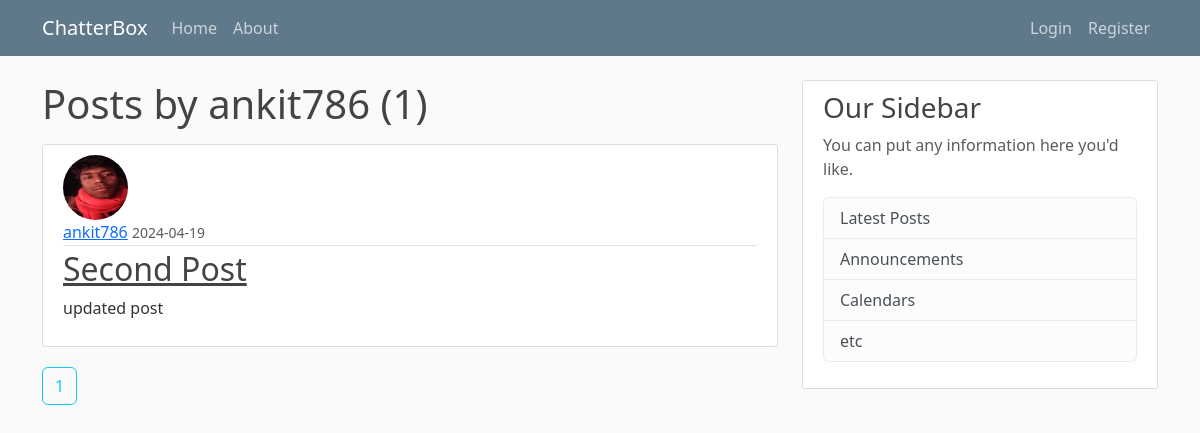
Page /user/ankit786 on the earlier database version.
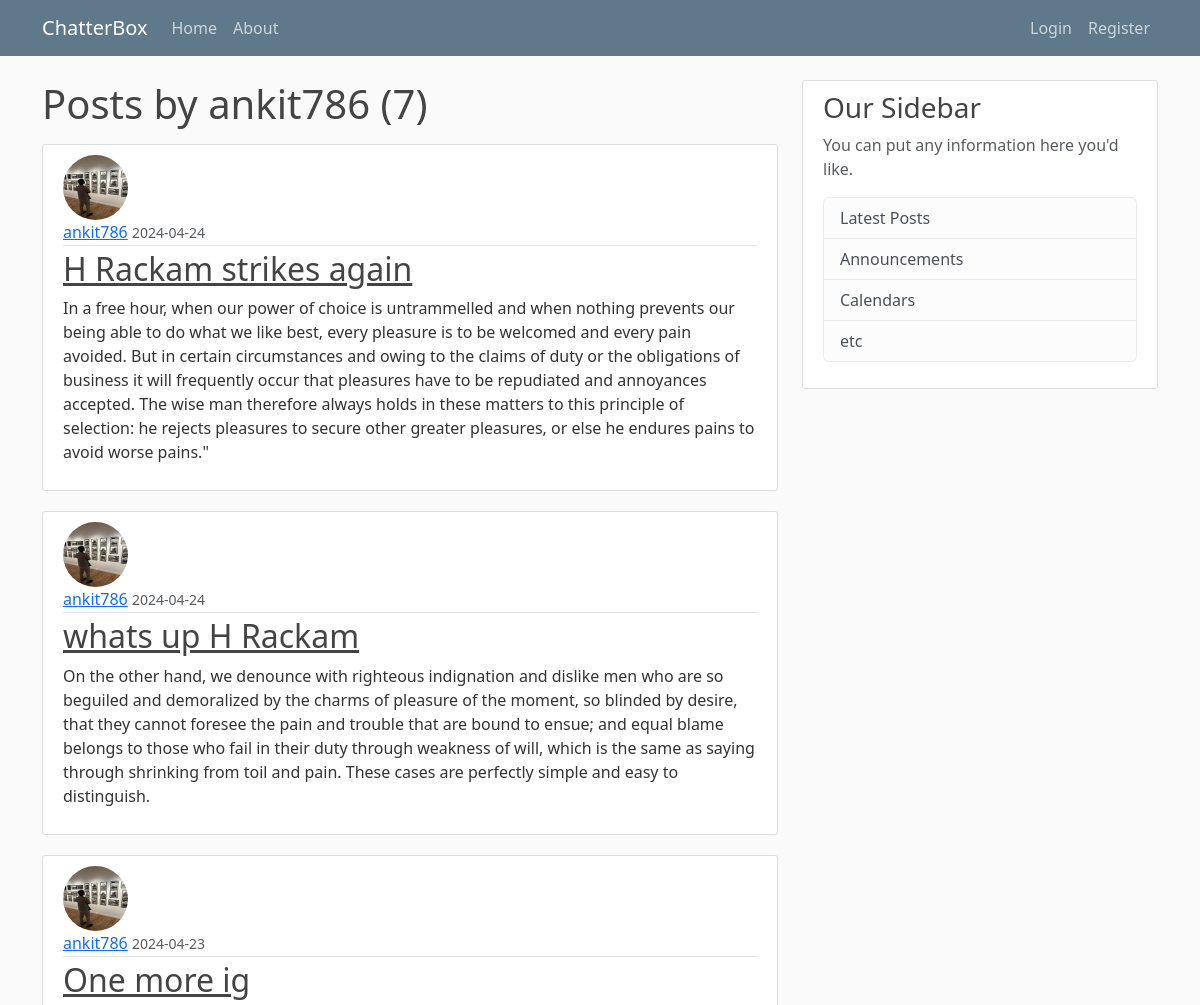
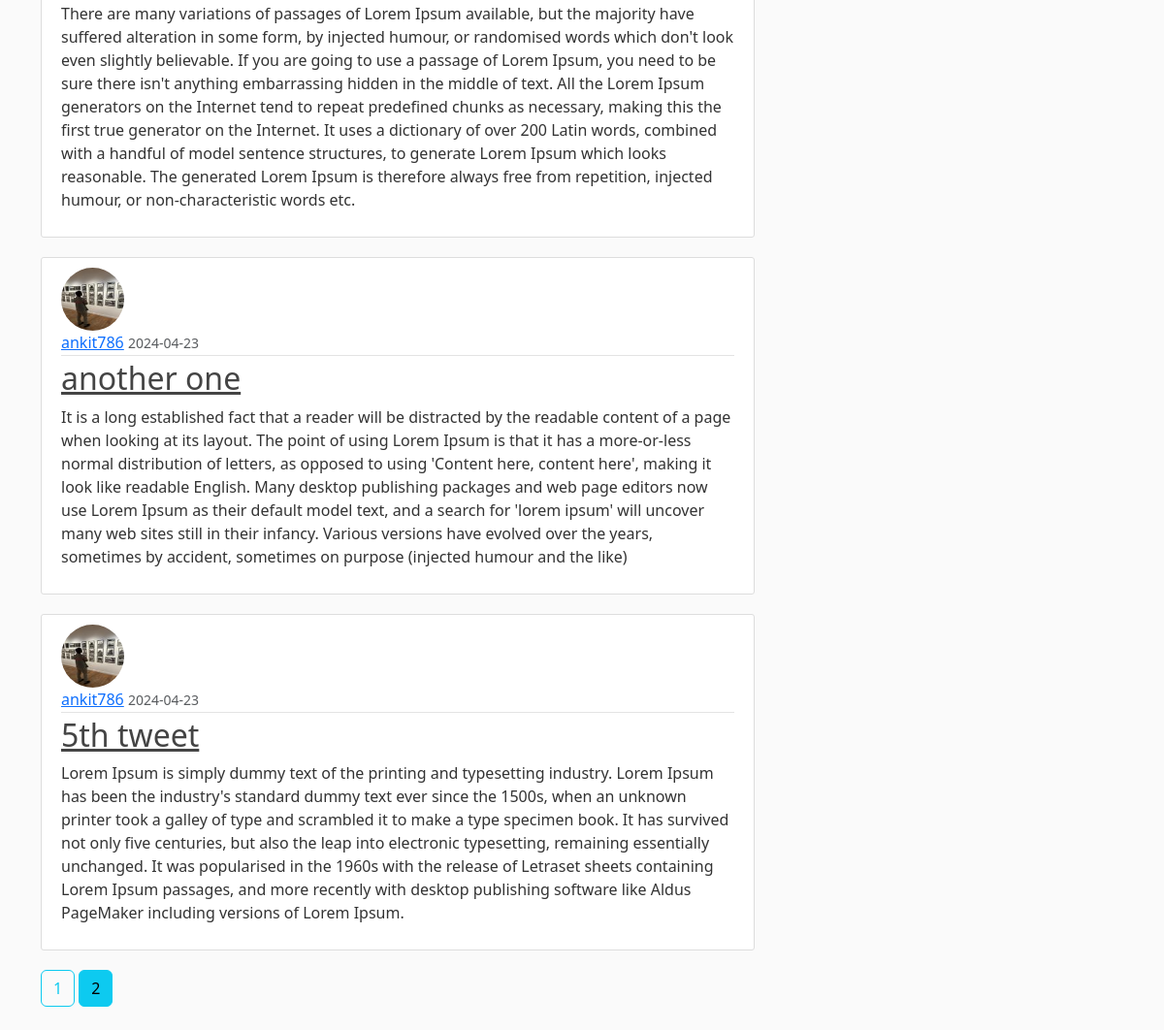
Same page on the later database version (2 pictures, top to bottom).
### blogapp/models.py (models this page shows, shortened)
class User(db.Model, UserMixin):
    id = db.Column(db.Integer, primary_key=True)
    username = db.Column(db.String(20), unique=True, nullable=False)
    email = db.Column(db.String(120), unique=True, nullable=False)
    image_file = db.Column(db.String(20), nullable=False, default='default.jpg')
    password = db.Column(db.String(60), nullable=False)
    posts = db.relationship('Post', backref='author', lazy=True)

class Post(db.Model):
    id = db.Column(db.Integer, primary_key=True)
    title = db.Column(db.String(100), nullable=False)
    date_posted = db.Column(db.DateTime, nullable=False, default=datetime.now)
    content = db.Column(db.Text, nullable=False)
    user_id = db.Column(db.Integer, db.ForeignKey('user.id'), nullable=False)

### blogapp/routes.py (the view)
@app.route("/user/<string:username>")
def user_posts(username):
    page = request.args.get('page', 1, type=int)
    user = User.query.filter_by(username=username).first_or_404()
    posts = Post.query.filter_by(author=user)\
            .order_by(Post.date_posted.desc())\
            .paginate(page=page, per_page=5)
    return render_template('user_posts.html', posts=posts, user=user)

### blogapp/templates/user_posts.html
{% extends "base.html" %}
{% block content %}
    <h1 class="mb-3"> Posts by {{ user.username }} ({{ posts.total }}) </h1>
    {% for post in posts.items %}
    <article class="media content-section">
      <img class="rounded-circle article-img" src="{{ url_for('static', filename='profile_pics/' + post.author.image_file)}}">
      <div class="media-body">
        <div class="article-metadata">
            <a class="mr-2" href="{{ url_for('user_posts', username=post.author.username) }}">{{ post.author.username }}</a>
          <small class="text-muted">{{ post.date_posted.strftime('%Y-%m-%d') }}</small>
        </div>
        <h2><a class="article-title" href="{{ url_for('post', post_id=post.id) }}">{{ post.title }}</a></h2>
        <p class="article-content">{{ post.content }}</p>
      </div>
    </article>
    {% endfor %}
    {% for page_num in posts.iter_pages(left_edge=1, right_edge=1, left_current=1, right_current=2) %}
        {% if page_num %}
            {% if posts.page == page_num %}
                <a class="btn btn-outline-info mb-4" href="{{ url_for('user_posts', username=user.username, page=page_num) }}"> {{ page_num }} </a>
            {% else %}
                <a class="btn btn-info mb-4" href="{{ url_for('user_posts', username=user.username, page=page_num) }}"> {{ page_num }} </a>
            {% endif %}
        {% else %}
            ...
        {% endif %}
    {% endfor %}
{% endblock content%}

### blogapp/templates/base.html (shortened to what this page needs)
<!DOCTYPE html>
<html>
<head>
  <link href="https://cdn.jsdelivr.net/npm/bootstrap@5.3.2/dist/css/bootstrap.min.css" rel="stylesheet"
>
  <link rel="stylesheet" type="text/css" href="{{ url_for('static', filename='main.css')}}">
</head>
<body>
  <header class="site-header">
    <nav class="navbar navbar-expand-md navbar-dark bg-steel fixed-top">
      <div class="container">
        <a class="navbar-brand mr-4" href="/">ChatterBox</a>
        <div class="collapse navbar-collapse" id="navbarToggle">
          <div class="navbar-nav">
            <a class="nav-item nav-link" href="{{ url_for('hello_world') }}">Home</a>
            <a class="nav-item nav-link" href="{{ url_for('about') }}">About</a>
          </div>
          <div class="navbar-nav ms-auto">
            {% if current_user.is_authenticated %}
                <a class="nav-item nav-link" href="{{ url_for('new_post') }}">New Post</a>
                <a class="nav-item nav-link" href="{{ url_for('account') }}">Account</a>
                <a class="nav-item nav-link" href="{{ url_for('logout') }}">Logout</a>
            {% else %}
                <a class="nav-item nav-link" href="{{ url_for('login') }}">Login</a>
                <a class="nav-item nav-link" href="{{ url_for('register') }}">Register</a>
            {% endif %}
          </div>
        </div>
      </div>
    </nav>
  </header>
  <main role="main" class="container">
    <div class="row">
      <div class="col-md-8">
        {% block content %}{% endblock %}
      </div>
      <div class="col-md-4">
        <div class="content-section">
          <h3>Our Sidebar</h3>
          <p class='text-muted'>You can put any information here you'd like.
          <ul class="list-group">
            <li class="list-group-item list-group-item-light">Latest Posts</li>
            <li class="list-group-item list-group-item-light">Announcements</li>
            <li class="list-group-item list-group-item-light">Calendars</li>
            <li class="list-group-item list-group-item-light">etc</li>
          </ul>
          </p>
        </div>
      </div>
    </div>
  </main>
</body>
</html>

### blogapp/static/main.css (style rules this page uses)
body { background: #fafafa; color: #333333; margin-top: 5rem; }
h1, h2, h3, h4, h5, h6 { color: #444444; }
.bg-steel { background-color: #5f788a; }
.site-header .navbar-nav .nav-link { color: #cbd5db; }
.content-section { background: #ffffff; padding: 10px 20px; border: 1px solid #dddddd; border-radius: 3px; margin-bottom: 20px; }
.article-title { color: #444444; }
.article-content { white-space: pre-line; }
.article-img { height: 65px; width: 65px; margin-right: 14px; }
.article-metadata { padding-bottom: 1px; margin-bottom: 4px; border-bottom: 1px solid #e3e3e3 }

Differences in the rows shown:
no longer on this page (row unchanged): Post: image_file (picture), author.username "ankit786", date_posted "2024-04-19", title "Second Post", content "updated post"
added Post: image_file (picture), author.username "ankit786", date_posted "2024-04-24", title "H Rackam strikes again", content "In a free hour, when our power of choice is untrammelled and when nothing prevents our being able to do what we like best, every pleasure is to be welcomed and every pain avoided. But in certain circumstances and owing to the claims of duty or the obligations of business it will frequently occur that pleasures have to be repudiated and annoyances accepted. The wise man therefore always holds in these matters to this principle of selection: he rejects pleasures to secure other greater pleasures, or else he endures pains to avoid worse pains.\""
added Post: image_file (picture), author.username "ankit786", date_posted "2024-04-24", title "whats up H Rackam", content "On the other hand, we denounce with righteous indignation and dislike men who are so beguiled and demoralized by the charms of pleasure of the moment, so blinded by desire, that they cannot foresee the pain and trouble that are bound to ensue; and equal blame belongs to those who fail in their duty through weakness of will, which is the same as saying through shrinking from toil and pain. These cases are perfectly simple and easy to distinguish."
added Post: image_file (picture), author.username "ankit786", date_posted "2024-04-23", title "One more ig", content "There are many variations of passages of Lorem Ipsum available, but the majority have suffered alteration in some form, by injected humour, or randomised words which don't look even slightly believable. If you are going to use a passage of Lorem Ipsum, you need to be sure there isn't anything embarrassing hidden in the middle of text. All the Lorem Ipsum generators on the Internet tend to repeat predefined chunks as necessary, making this the first true generator on the Internet. It uses a dictionary of over 200 Latin words, combined with a handful of model sentence structures, to generate Lorem Ipsum which looks reasonable. The generated Lorem Ipsum is therefore always free from…"
added Post: image_file (picture), author.username "ankit786", date_posted "2024-04-23", title "another one", content "It is a long established fact that a reader will be distracted by the readable content of a page when looking at its layout. The point of using Lorem Ipsum is that it has a more-or-less normal distribution of letters, as opposed to using 'Content here, content here', making it look like readable English. Many desktop publishing packages and web page editors now use Lorem Ipsum as their default model text, and a search for 'lorem ipsum' will uncover many web sites still in their infancy. Various versions have evolved over the years, sometimes by accident, sometimes on purpose (injected humour and the like)"
added Post: image_file (picture), author.username "ankit786", date_posted "2024-04-23", title "5th tweet", content "Lorem Ipsum is simply dummy text of the printing and typesetting industry. Lorem Ipsum has been the industry's standard dummy text ever since the 1500s, when an unknown printer took a galley of type and scrambled it to make a type specimen book. It has survived not only five centuries, but also the leap into electronic typesetting, remaining essentially unchanged. It was popularised in the 1960s with the release of Letraset sheets containing Lorem Ipsum passages, and more recently with desktop publishing software like Aldus PageMaker including versions of Lorem Ipsum."
Other differences:
{{ posts.total }}: "1" → "7"
new list line: "2"
